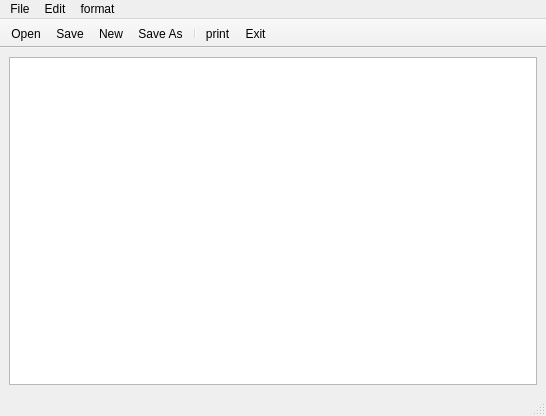
<?xml version="1.0" encoding="UTF-8"?>
<ui version="4.0">
 <class>zNotepad</class>
 <widget class="QMainWindow" name="zNotepad">
  <property name="geometry">
   <rect>
    <x>0</x>
    <y>0</y>
    <width>546</width>
    <height>416</height>
   </rect>
  </property>
  <property name="windowTitle">
   <string>zNotepad</string>
  </property>
  <widget class="QWidget" name="centralwidget">
   <layout class="QVBoxLayout" name="verticalLayout">
    <item>
     <widget class="QTextEdit" name="textEdit"/>
    </item>
   </layout>
  </widget>
  <widget class="QMenuBar" name="menubar">
   <property name="geometry">
    <rect>
     <x>0</x>
     <y>0</y>
     <width>546</width>
     <height>20</height>
    </rect>
   </property>
   <widget class="QMenu" name="menuFile">
    <property name="title">
     <string>File</string>
    </property>
    <addaction name="actionNew"/>
    <addaction name="actionOpen"/>
    <addaction name="actionSave"/>
    <addaction name="actionSave_As"/>
    <addaction name="actionprint"/>
    <addaction name="actionExit"/>
   </widget>
   <widget class="QMenu" name="menuEdit">
    <property name="title">
     <string>Edit</string>
    </property>
    <addaction name="actionUndo"/>
    <addaction name="actionCut"/>
    <addaction name="actionCopy"/>
    <addaction name="actionPaste"/>
   </widget>
   <widget class="QMenu" name="menuformat">
    <property name="title">
     <string>format</string>
    </property>
    <addaction name="actionFont"/>
   </widget>
   <addaction name="menuFile"/>
   <addaction name="menuEdit"/>
   <addaction name="menuformat"/>
  </widget>
  <widget class="QStatusBar" name="statusbar"/>
  <widget class="QToolBar" name="toolBar">
   <property name="windowTitle">
    <string>toolBar</string>
   </property>
   <property name="movable">
    <bool>false</bool>
   </property>
   <attribute name="toolBarArea">
    <enum>TopToolBarArea</enum>
   </attribute>
   <attribute name="toolBarBreak">
    <bool>false</bool>
   </attribute>
   <addaction name="actionOpen"/>
   <addaction name="actionSave"/>
   <addaction name="actionNew"/>
   <addaction name="actionSave_As"/>
   <addaction name="separator"/>
   <addaction name="actionprint"/>
   <addaction name="actionExit"/>
  </widget>
  <action name="actionNew">
   <property name="icon">
    <iconset>
     <normalon>:/icons/icons/document-add.png</normalon>
    </iconset>
   </property>
   <property name="text">
    <string>New</string>
   </property>
   <property name="shortcut">
    <string>Ctrl+N</string>
   </property>
  </action>
  <action name="actionSave">
   <property name="icon">
    <iconset>
     <normalon>:/icons/icons/document.png</normalon>
    </iconset>
   </property>
   <property name="text">
    <string>Save</string>
   </property>
   <property name="shortcut">
    <string>Ctrl+S</string>
   </property>
  </action>
  <action name="actionSave_As">
   <property name="icon">
    <iconset>
     <normalon>:/icons/icons/archive.png</normalon>
    </iconset>
   </property>
   <property name="text">
    <string>Save As</string>
   </property>
   <property name="shortcut">
    <string>Ctrl+Shift+S</string>
   </property>
  </action>
  <action name="actionOpen">
   <property name="icon">
    <iconset>
     <normalon>:/icons/icons/edit.png</normalon>
    </iconset>
   </property>
   <property name="text">
    <string>Open</string>
   </property>
   <property name="shortcut">
    <string>Ctrl+O</string>
   </property>
  </action>
  <action name="actionUndo">
   <property name="icon">
    <iconset>
     <normalon>:/icons/icons/printer.png</normalon>
    </iconset>
   </property>
   <property name="text">
    <string>Undo</string>
   </property>
   <property name="shortcut">
    <string>Ctrl+Y</string>
   </property>
  </action>
  <action name="actionCut">
   <property name="text">
    <string>Cut</string>
   </property>
  </action>
  <action name="actionCopy">
   <property name="text">
    <string>Copy</string>
   </property>
  </action>
  <action name="actionPaste">
   <property name="text">
    <string>Paste</string>
   </property>
  </action>
  <action name="actionFont">
   <property name="text">
    <string>Font</string>
   </property>
  </action>
  <action name="actionprint">
   <property name="icon">
    <iconset resource="resources.qrc">
     <normaloff>:/icons/icons/printer.png</normaloff>:/icons/icons/printer.png</iconset>
   </property>
   <property name="text">
    <string>print</string>
   </property>
  </action>
  <action name="actionExit">
   <property name="icon">
    <iconset resource="resources.qrc">
     <normaloff>:/icons/icons/cancel-outline.png</normaloff>:/icons/icons/cancel-outline.png</iconset>
   </property>
   <property name="text">
    <string>Exit</string>
   </property>
  </action>
 </widget>
 <resources>
  <include location="resources.qrc"/>
 </resources>
 <connections/>
</ui>
